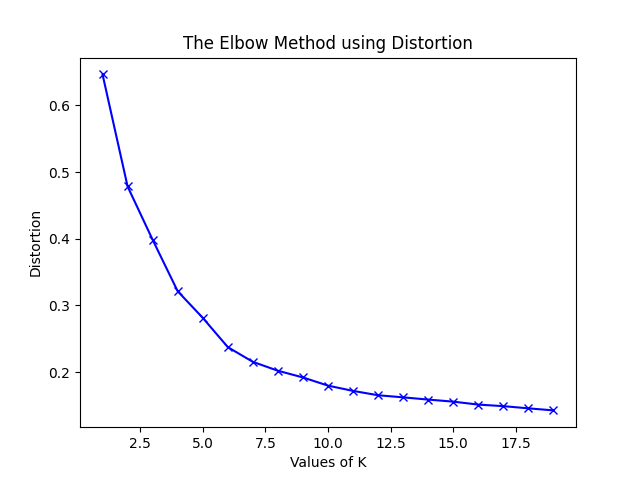

The Python source for this figure:
from sklearn.cluster import KMeans
from sklearn import preprocessing
from scipy.spatial.distance import cdist
import numpy as np
import matplotlib.pyplot as plt
import pandas as pd

data = pd.read_csv('result.csv')
print(data.columns)
X = preprocessing.normalize(data.drop(columns=['Category']))

distortions = []
inertias = []
mapping1 = {}
mapping2 = {}

K = range(1, 20)

for k in K:
    # Building and fitting the model
    kmeanModel = KMeans(n_clusters=k).fit(X)
    kmeanModel.fit(X)
 
    distortions.append(sum(np.min(cdist(X, kmeanModel.cluster_centers_,
                                        'euclidean'), axis=1)) / X.shape[0])
    inertias.append(kmeanModel.inertia_)
 
    mapping1[k] = sum(np.min(cdist(X, kmeanModel.cluster_centers_,
                                   'euclidean'), axis=1)) / X.shape[0]
    mapping2[k] = kmeanModel.inertia_


plt.plot(K, distortions, 'bx-')
plt.xlabel('Values of K')
plt.ylabel('Distortion')
plt.title('The Elbow Method using Distortion')
plt.savefig('elbow_plot.png')



